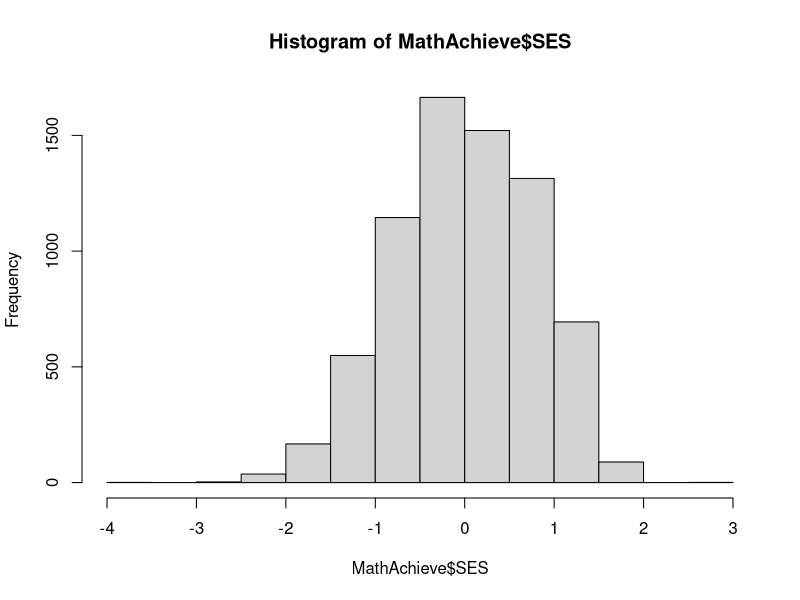
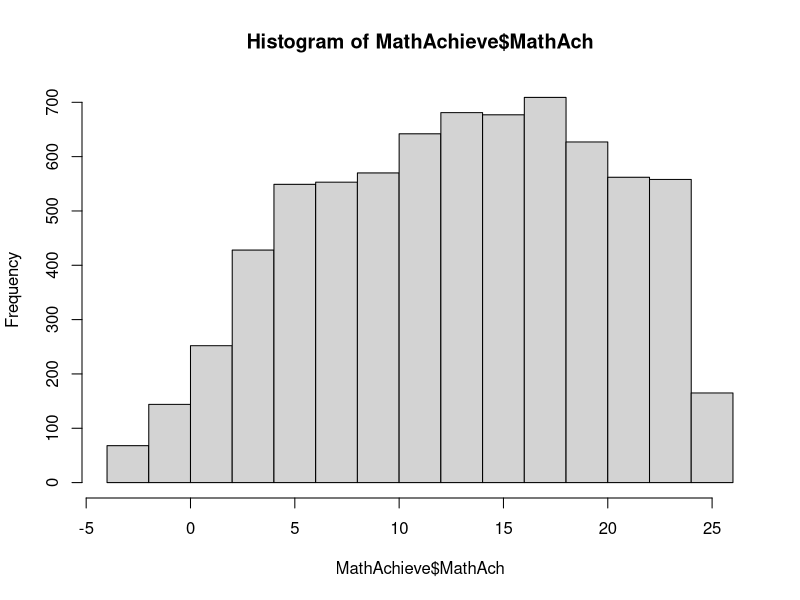
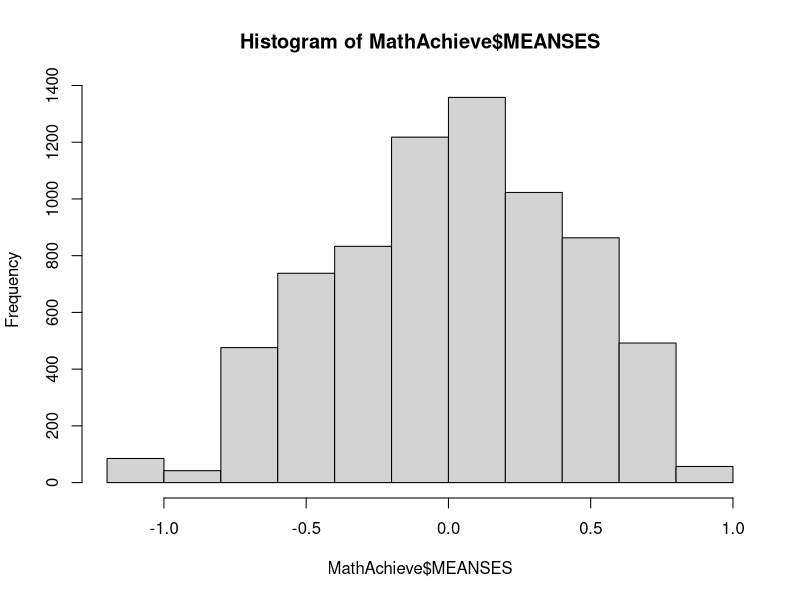
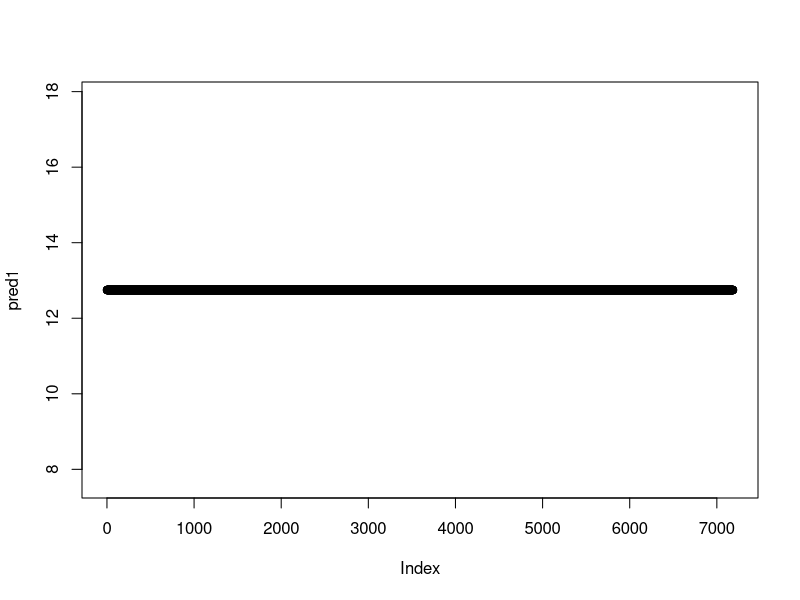
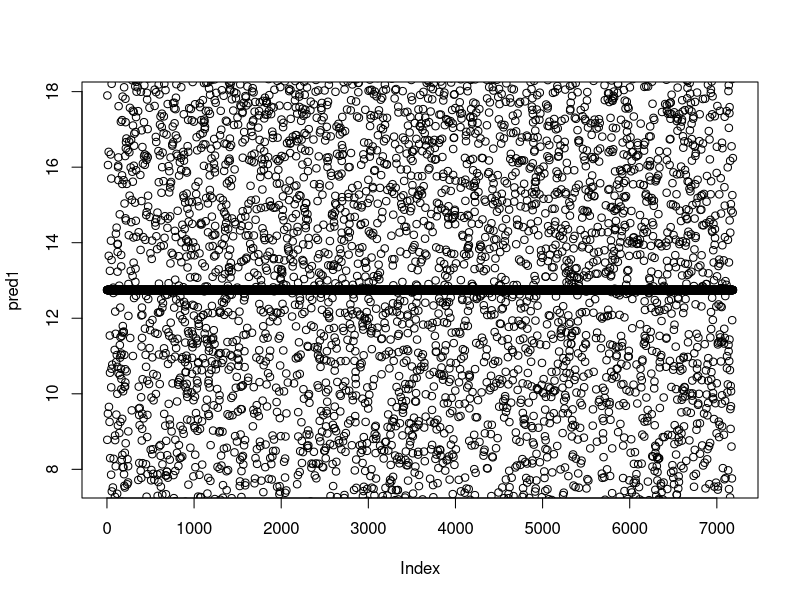
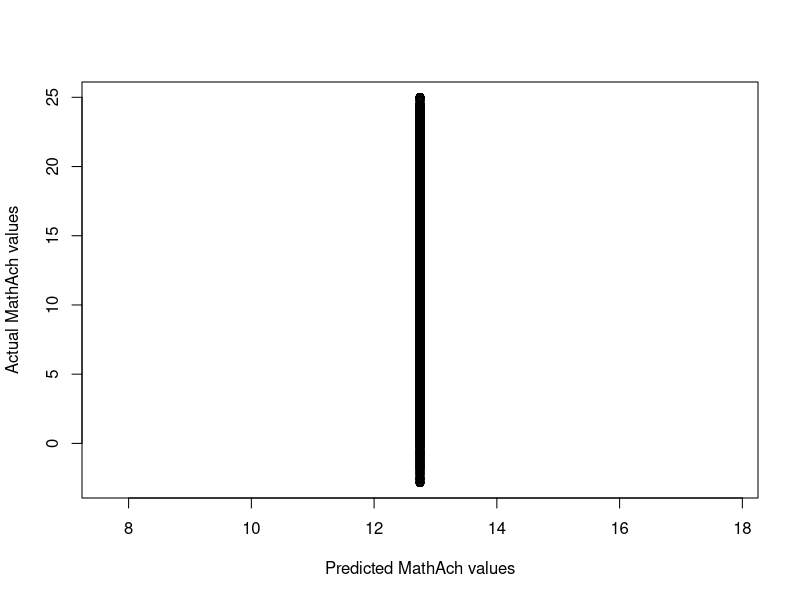
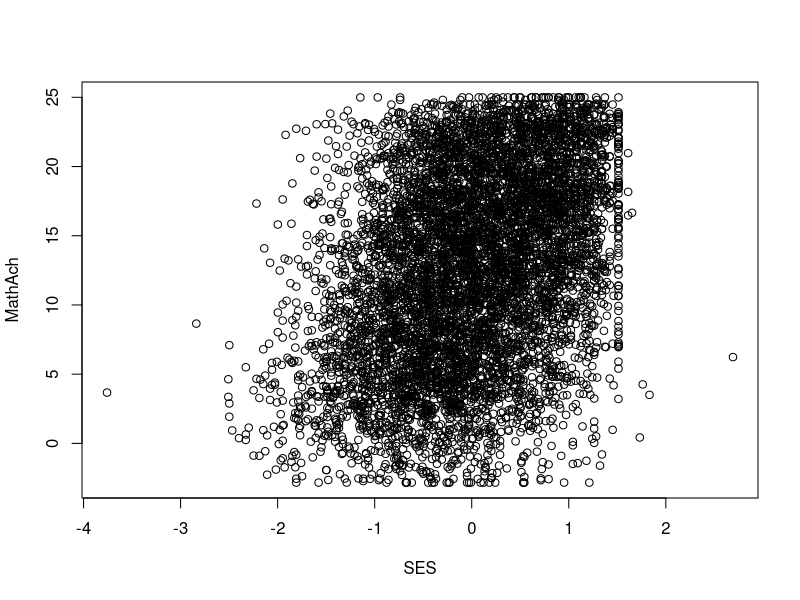
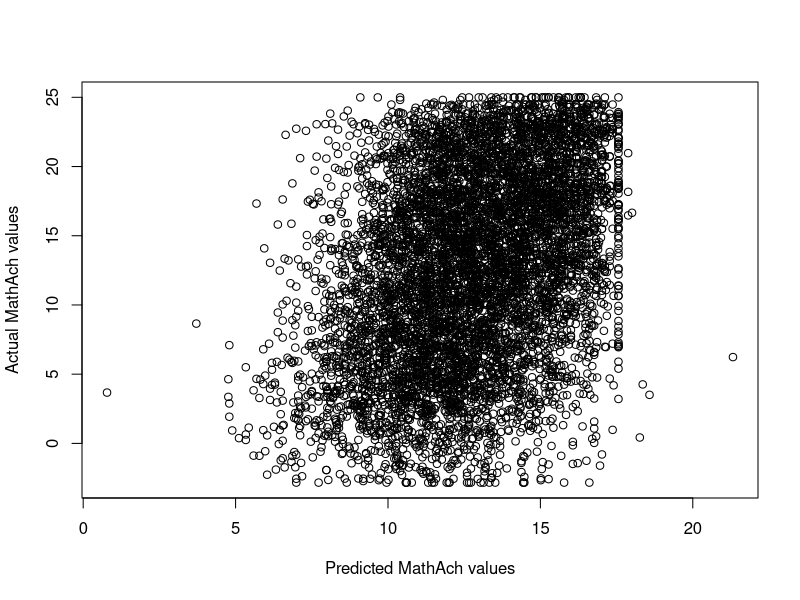

R code for these plots, in order:
## ---- chunk 1
# install.packages("nlme")
library(nlme)

head(MathAchieve)
str(MathAchieve)
?nlme::MathAchieve

table(MathAchieve$Minority)
table(MathAchieve$Sex)

hist(MathAchieve$SES)
hist(MathAchieve$MathAch)
hist(MathAchieve$MEANSES)

length(unique(MathAchieve$MEANSES))
length(unique(MathAchieve$School))

summary(MathAchieve)
## ---- chunk 2
# install.packages("nlme")
library(nlme)
## ---- chunk 3
fit1 <- lm(MathAch ~ 1, data = MathAchieve)
summary(fit1)

pred1 <- predict(fit1)
plot(pred1)
plot(pred1); points(1:length(pred1), MathAchieve$MathAch)
plot(pred1, MathAchieve$MathAch, xlab = "Predicted MathAch values", ylab = "Actual MathAch values")
## ---- chunk 4
fit2 <- lm(MathAch ~ SES, data = MathAchieve)
summary(fit2)

pred2 <- predict(fit2)
plot(MathAchieve$SES, MathAchieve$MathAch, xlab = "SES", ylab = "MathAch")
plot(pred2, MathAchieve$MathAch, xlab = "Predicted MathAch values", ylab = "Actual MathAch values")
## ---- chunk 5
fit3 <- lm(MathAch ~ SES + Sex + Minority, data = MathAchieve)
summary(fit3)

pred3 <- predict(fit3)
plot(pred3, MathAchieve$MathAch, xlab = "Predicted MathAch values", ylab = "Actual MathAch values")
## ---- chunk 6
head(MathAchieve)
str(MathAchieve)

length(levels(MathAchieve$School))

# Look at association of SES and MathAch in different schools
MathAchieve1 <- MathAchieve[MathAchieve$School %in% levels(MathAchieve$School)[1:16], ]
MathAchieve2 <- MathAchieve[MathAchieve$School %in% levels(MathAchieve$School)[17:32], ]

library(ggplot2)
ggplot(MathAchieve1, aes(x = SES, y = MathAch)) + 
  geom_point() +
  geom_smooth(method = 'lm') +
  facet_wrap( . ~ School, drop = FALSE)

ggplot(MathAchieve2, aes(x = SES, y = MathAch)) + 
  geom_point() +
  geom_smooth(method = 'lm') +
  facet_wrap( . ~ School, drop = FALSE)
## ---- chunk 7
# School as dummy variables

fit4a <- lm(MathAch ~ SES + Sex + Minority + as.factor(as.numeric(School)), data = MathAchieve)
summary(fit4a)
anova(fit4a)

# School as numeric variables

fit4b <- lm(MathAch ~ SES + Sex + Minority + as.numeric(School), data = MathAchieve)
summary(fit4b)
anova(fit4b)

# or in linear mixed models see next week
